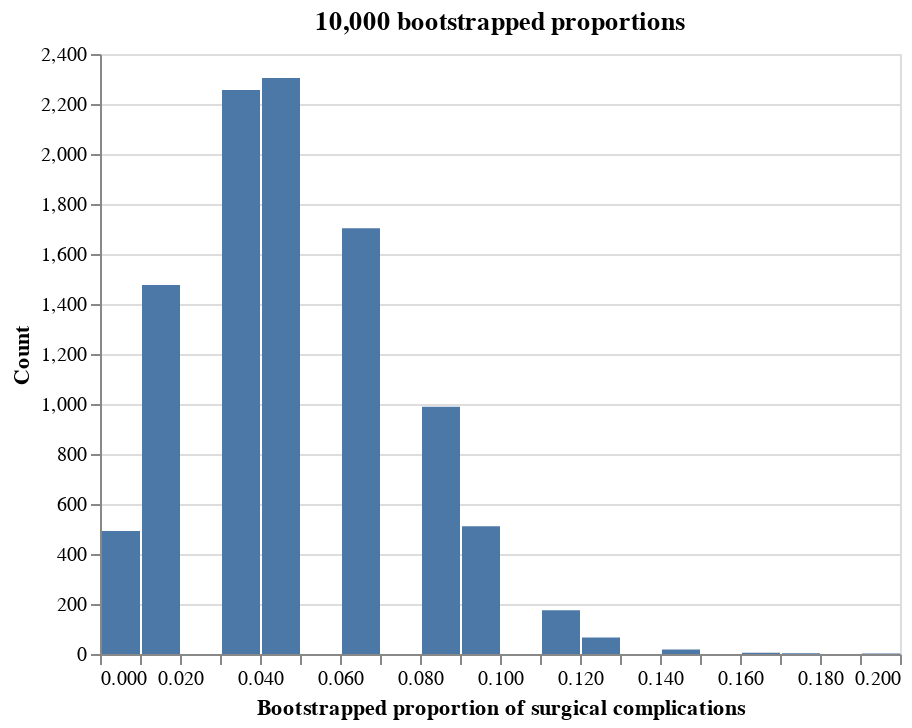

Write notebook code for a chart like this one.
### Markdown cell above
### Visualization

### Code cell
chart = alt.Chart(df, title="10,000 bootstrapped proportions").mark_bar().encode(
    alt.X('comp_rate:Q', 
           title="Bootstrapped proportion of surgical complications",
           bin=alt.BinParams(maxbins=20)),
    alt.Y('count()',
           title="Count")
)

chart

### Figure 1 — Vega-Lite specification as saved in the notebook (floating-point values rounded to 4 significant figures; data arrays with more than 128 entries replaced by an {"elided": "..."} marker saying what was removed)
{"config": {"view": {"continuousWidth": 400, "continuousHeight": 300}}, "data": {"name": "data-adbb7ba8cadeefd63a99453857c6de03"}, "mark": "bar", "encoding": {"x": {"bin": {"maxbins": 20}, "field": "comp_rate", "title": "Bootstrapped proportion of surgical complications", "type": "quantitative"}, "y": {"aggregate": "count", "title": "Count", "type": "quantitative"}}, "title": "10,000 bootstrapped proportions", "$schema": "https://vega.github.io/schema/vega-lite/v4.17.0.json", "datasets": {"data-adbb7ba8cadeefd63a99453857c6de03": {"elided": "10000 records"}}}
